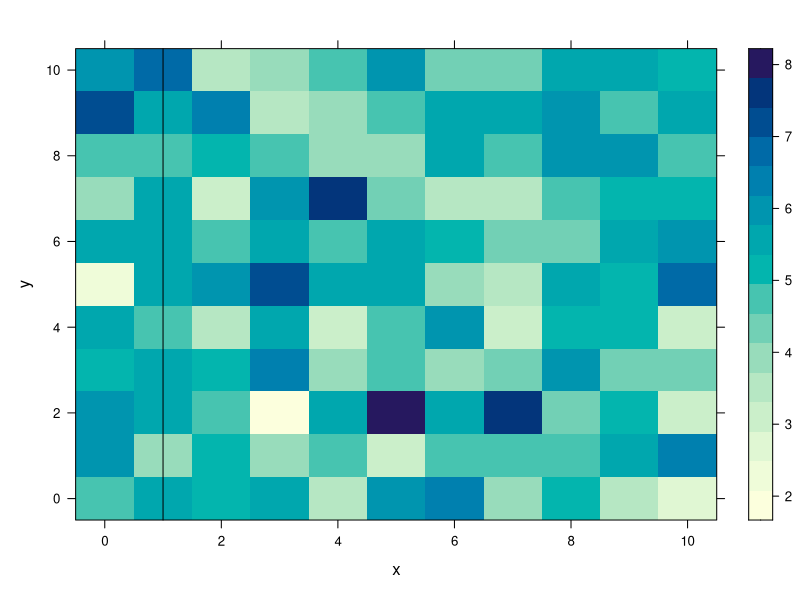
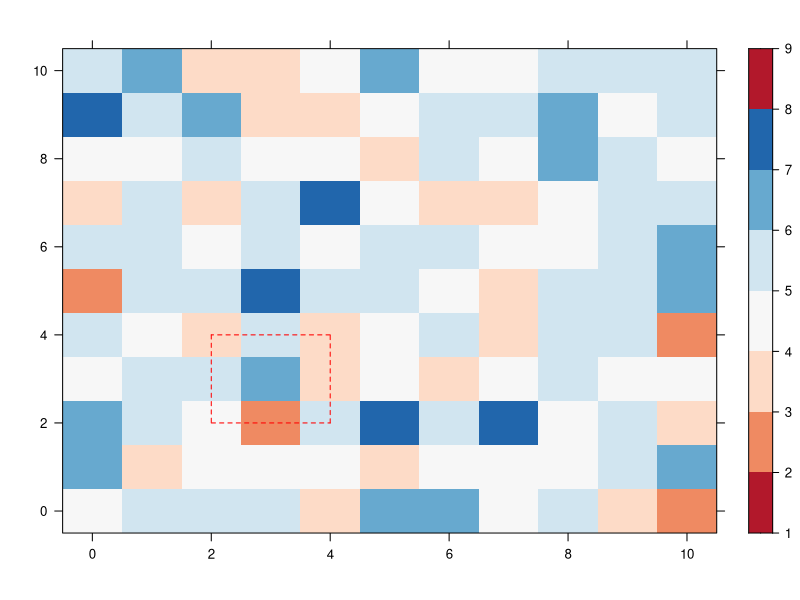

Write R code to recreate these figures, in order.
x <- seq(0,10)
y <- seq(0,10)
df <- expand.grid(x=x, y=y)
df$z <- rnorm(nrow(df), mean=5)

library(lattice)
levelplot(z ~ x+y, data=df, 
          panel=function(x, y, ...) {
            panel.levelplot(x, y, ...)
            panel.abline(v=1)
          })

library(RColorBrewer)
my.cols <- brewer.pal(7, "RdBu")
levelplot(z ~ x+y, data=df, xlab="", ylab="", 
          cuts=length(my.cols), pretty=T, col.regions=my.cols, 
	  panel=function(x, y, ...) {
	    panel.levelplot(x, y, ...)
	    panel.segments(c(2,4,4,2), c(2,2,4,4),
                           c(4,4,2,2), c(2,4,4,2), lty=2, col="red")
          })
